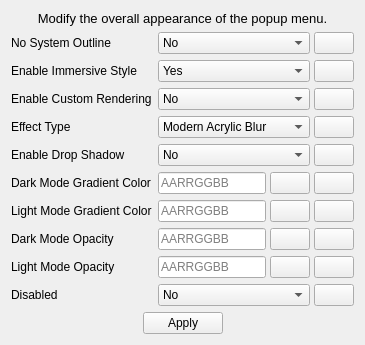
      <widget class="QWidget" name="tab_3">
       <attribute name="title">
        <string>Menu</string>
       </attribute>
       <layout class="QVBoxLayout" name="verticalLayout_3" stretch="0,1,0">
        <item>
         <widget class="QLabel" name="description3">
          <property name="font">
           <font>
            <pointsize>10</pointsize>
           </font>
          </property>
          <property name="text">
           <string>Modify the overall appearance of the popup menu.</string>
          </property>
          <property name="alignment">
           <set>Qt::AlignCenter</set>
          </property>
          <property name="wordWrap">
           <bool>true</bool>
          </property>
         </widget>
        </item>
        <item>
         <layout class="QFormLayout" name="formLayout_4">
          <item row="0" column="0">
           <widget class="QLabel" name="label_20">
            <property name="text">
             <string>No System Outline</string>
            </property>
           </widget>
          </item>
          <item row="0" column="1">
           <layout class="QHBoxLayout" name="horizontalLayout_25" stretch="1,0">
            <property name="spacing">
             <number>4</number>
            </property>
            <item>
             <widget class="QComboBox" name="noSystemOutline">
              <item>
               <property name="text">
                <string>No</string>
               </property>
              </item>
              <item>
               <property name="text">
                <string>Yes</string>
               </property>
              </item>
             </widget>
            </item>
            <item>
             <widget class="QPushButton" name="reset_system_outline">
              <property name="text">
               <string/>
              </property>
              <property name="icon">
               <iconset>
                <normaloff>Assets/View-refresh.svg.png</normaloff>Assets/View-refresh.svg.png</iconset>
              </property>
             </widget>
            </item>
           </layout>
          </item>
          <item row="1" column="0">
           <widget class="QLabel" name="label_21">
            <property name="text">
             <string>Enable Immersive Style</string>
            </property>
           </widget>
          </item>
          <item row="1" column="1">
           <layout class="QHBoxLayout" name="horizontalLayout_26" stretch="1,0">
            <property name="spacing">
             <number>4</number>
            </property>
            <item>
             <widget class="QComboBox" name="enableImmersiveStyle">
              <property name="currentIndex">
               <number>1</number>
              </property>
              <item>
               <property name="text">
                <string>No</string>
               </property>
              </item>
              <item>
               <property name="text">
                <string>Yes</string>
               </property>
              </item>
             </widget>
            </item>
            <item>
             <widget class="QPushButton" name="reset_immersive_style">
              <property name="text">
               <string/>
              </property>
              <property name="icon">
               <iconset>
                <normaloff>Assets/View-refresh.svg.png</normaloff>Assets/View-refresh.svg.png</iconset>
              </property>
             </widget>
            </item>
           </layout>
          </item>
          <item row="2" column="0">
           <widget class="QLabel" name="label_22">
            <property name="text">
             <string>Enable Custom Rendering</string>
            </property>
           </widget>
          </item>
          <item row="2" column="1">
           <layout class="QHBoxLayout" name="horizontalLayout_27" stretch="1,0">
            <property name="spacing">
             <number>4</number>
            </property>
            <item>
             <widget class="QComboBox" name="enableCustomRendering1">
              <item>
               <property name="text">
                <string>No</string>
               </property>
              </item>
              <item>
               <property name="text">
                <string>Yes</string>
               </property>
              </item>
             </widget>
            </item>
            <item>
             <widget class="QPushButton" name="reset_custom_rendering">
              <property name="text">
               <string/>
              </property>
              <property name="icon">
               <iconset>
                <normaloff>Assets/View-refresh.svg.png</normaloff>Assets/View-refresh.svg.png</iconset>
              </property>
             </widget>
            </item>
           </layout>
          </item>
          <item row="3" column="0">
           <widget class="QLabel" name="label_23">
            <property name="text">
             <string>Effect Type</string>
            </property>
           </widget>
          </item>
          <item row="3" column="1">
           <layout class="QHBoxLayout" name="horizontalLayout_28" stretch="1,0">
            <property name="spacing">
             <number>4</number>
            </property>
            <item>
             <widget class="QComboBox" name="effectType3">
              <property name="currentIndex">
               <number>5</number>
              </property>
              <item>
               <property name="text">
                <string>Disable</string>
               </property>
              </item>
              <item>
               <property name="text">
                <string>Transparent</string>
               </property>
              </item>
              <item>
               <property name="text">
                <string>Solid</string>
               </property>
              </item>
              <item>
               <property name="text">
                <string>Blur</string>
               </property>
              </item>
              <item>
               <property name="text">
                <string>Classic Acrylic Blur</string>
               </property>
              </item>
              <item>
               <property name="text">
                <string>Modern Acrylic Blur</string>
               </property>
              </item>
              <item>
               <property name="text">
                <string>Acrylic</string>
               </property>
              </item>
              <item>
               <property name="text">
                <string>Mica</string>
               </property>
              </item>
              <item>
               <property name="text">
                <string>Mica Alt</string>
               </property>
              </item>
             </widget>
            </item>
            <item>
             <widget class="QPushButton" name="reset_effect_type3">
              <property name="text">
               <string/>
              </property>
              <property name="icon">
               <iconset>
                <normaloff>Assets/View-refresh.svg.png</normaloff>Assets/View-refresh.svg.png</iconset>
              </property>
             </widget>
            </item>
           </layout>
          </item>
          <item row="4" column="0">
           <widget class="QLabel" name="label_24">
            <property name="text">
             <string>Enable Drop Shadow</string>
            </property>
           </widget>
          </item>
          <item row="4" column="1">
           <layout class="QHBoxLayout" name="horizontalLayout_29" stretch="1,0">
            <property name="spacing">
             <number>4</number>
            </property>
            <item>
             <widget class="QComboBox" name="enableDropShadow3">
              <item>
               <property name="text">
                <string>No</string>
               </property>
              </item>
              <item>
               <property name="text">
                <string>Yes</string>
               </property>
              </item>
             </widget>
            </item>
            <item>
             <widget class="QPushButton" name="reset_drop_shadow3">
              <property name="text">
               <string/>
              </property>
              <property name="icon">
               <iconset>
                <normaloff>Assets/View-refresh.svg.png</normaloff>Assets/View-refresh.svg.png</iconset>
              </property>
             </widget>
            </item>
           </layout>
          </item>
          <item row="5" column="0">
           <widget class="QLabel" name="label_25">
            <property name="text">
             <string>Dark Mode Gradient Color</string>
            </property>
           </widget>
          </item>
          <item row="5" column="1">
           <layout class="QHBoxLayout" name="horizontalLayout_30" stretch="1,0,0">
            <property name="spacing">
             <number>4</number>
            </property>
            <item>
             <widget class="QLineEdit" name="darkModeGradientColor3">
              <property name="toolTip">
               <string/>
              </property>
              <property name="layoutDirection">
               <enum>Qt::LeftToRight</enum>
              </property>
              <property name="placeholderText">
               <string>AARRGGBB</string>
              </property>
             </widget>
            </item>
            <item>
             <widget class="QPushButton" name="dark_mode_gradient_color_picker3">
              <property name="text">
               <string/>
              </property>
              <property name="icon">
               <iconset>
                <normaloff>Assets/2867978.png</normaloff>Assets/2867978.png</iconset>
              </property>
             </widget>
            </item>
            <item>
             <widget class="QPushButton" name="reset_dark_mode_gradient_color3">
              <property name="text">
               <string/>
              </property>
              <property name="icon">
               <iconset>
                <normaloff>Assets/View-refresh.svg.png</normaloff>Assets/View-refresh.svg.png</iconset>
              </property>
             </widget>
            </item>
           </layout>
          </item>
          <item row="6" column="0">
           <widget class="QLabel" name="label_26">
            <property name="text">
             <string>Light Mode Gradient Color</string>
            </property>
           </widget>
          </item>
          <item row="6" column="1">
           <layout class="QHBoxLayout" name="horizontalLayout_31" stretch="1,0,0">
            <property name="spacing">
             <number>4</number>
            </property>
            <item>
             <widget class="QLineEdit" name="lightModeGradientColor3">
              <property name="toolTip">
               <string/>
              </property>
              <property name="layoutDirection">
               <enum>Qt::LeftToRight</enum>
              </property>
              <property name="placeholderText">
               <string>AARRGGBB</string>
              </property>
             </widget>
            </item>
            <item>
             <widget class="QPushButton" name="light_mode_gradient_color_picker3">
              <property name="text">
               <string/>
              </property>
              <property name="icon">
               <iconset>
                <normaloff>Assets/2867978.png</normaloff>Assets/2867978.png</iconset>
              </property>
             </widget>
            </item>
            <item>
             <widget class="QPushButton" name="reset_light_mode_gradient_color3">
              <property name="text">
               <string/>
              </property>
              <property name="icon">
               <iconset>
                <normaloff>Assets/View-refresh.svg.png</normaloff>Assets/View-refresh.svg.png</iconset>
              </property>
             </widget>
            </item>
           </layout>
          </item>
          <item row="7" column="0">
           <widget class="QLabel" name="label_27">
            <property name="text">
             <string>Dark Mode Opacity</string>
            </property>
           </widget>
          </item>
          <item row="7" column="1">
           <layout class="QHBoxLayout" name="horizontalLayout_32" stretch="1,0,0">
            <property name="spacing">
             <number>4</number>
            </property>
            <item>
             <widget class="QLineEdit" name="darkModeOpacity3">
              <property name="toolTip">
               <string/>
              </property>
              <property name="layoutDirection">
               <enum>Qt::LeftToRight</enum>
              </property>
              <property name="placeholderText">
               <string>AARRGGBB</string>
              </property>
             </widget>
            </item>
            <item>
             <widget class="QPushButton" name="dark_mode_opacity_picker3">
              <property name="text">
               <string/>
              </property>
              <property name="icon">
               <iconset>
                <normaloff>Assets/2867978.png</normaloff>Assets/2867978.png</iconset>
              </property>
             </widget>
            </item>
            <item>
             <widget class="QPushButton" name="reset_dark_mode_opacity3">
              <property name="text">
               <string/>
              </property>
              <property name="icon">
               <iconset>
                <normaloff>Assets/View-refresh.svg.png</normaloff>Assets/View-refresh.svg.png</iconset>
              </property>
             </widget>
            </item>
           </layout>
          </item>
          <item row="8" column="0">
           <widget class="QLabel" name="label_28">
            <property name="text">
             <string>Light Mode Opacity</string>
            </property>
           </widget>
          </item>
          <item row="8" column="1">
           <layout class="QHBoxLayout" name="horizontalLayout_33" stretch="1,0,0">
            <property name="spacing">
             <number>4</number>
            </property>
            <item>
             <widget class="QLineEdit" name="lightModeOpacity3">
              <property name="toolTip">
               <string/>
              </property>
              <property name="statusTip">
               <string/>
              </property>
              <property name="layoutDirection">
               <enum>Qt::LeftToRight</enum>
              </property>
              <property name="placeholderText">
               <string>AARRGGBB</string>
              </property>
             </widget>
            </item>
            <item>
             <widget class="QPushButton" name="light_mode_opacity_picker3">
              <property name="text">
               <string/>
              </property>
              <property name="icon">
               <iconset>
                <normaloff>Assets/2867978.png</normaloff>Assets/2867978.png</iconset>
              </property>
             </widget>
            </item>
            <item>
             <widget class="QPushButton" name="reset_light_mode_opacity3">
              <property name="text">
               <string/>
              </property>
              <property name="icon">
               <iconset>
                <normaloff>Assets/View-refresh.svg.png</normaloff>Assets/View-refresh.svg.png</iconset>
              </property>
             </widget>
            </item>
           </layout>
          </item>
          <item row="9" column="0">
           <widget class="QLabel" name="label_29">
            <property name="text">
             <string>Disabled</string>
            </property>
           </widget>
          </item>
          <item row="9" column="1">
           <layout class="QHBoxLayout" name="horizontalLayout_34" stretch="1,0">
            <property name="spacing">
             <number>4</number>
            </property>
            <item>
             <widget class="QComboBox" name="disabledEffect3">
              <item>
               <property name="text">
                <string>No</string>
               </property>
              </item>
              <item>
               <property name="text">
                <string>Yes</string>
               </property>
              </item>
             </widget>
            </item>
            <item>
             <widget class="QPushButton" name="reset_disabled3">
              <property name="text">
               <string/>
              </property>
              <property name="icon">
               <iconset>
                <normaloff>Assets/View-refresh.svg.png</normaloff>Assets/View-refresh.svg.png</iconset>
              </property>
             </widget>
            </item>
           </layout>
          </item>
         </layout>
        </item>
        <item>
         <layout class="QHBoxLayout" name="horizontalLayout_4">
          <item>
           <spacer name="horizontalSpacer_5">
            <property name="orientation">
             <enum>Qt::Horizontal</enum>
            </property>
            <property name="sizeHint" stdset="0">
             <size>
              <width>40</width>
              <height>20</height>
             </size>
            </property>
           </spacer>
          </item>
          <item>
           <widget class="QPushButton" name="applyButton3">
            <property name="cursor">
             <cursorShape>PointingHandCursor</cursorShape>
            </property>
            <property name="text">
             <string>Apply</string>
            </property>
           </widget>
          </item>
          <item>
           <spacer name="horizontalSpacer_6">
            <property name="orientation">
             <enum>Qt::Horizontal</enum>
            </property>
            <property name="sizeHint" stdset="0">
             <size>
              <width>40</width>
              <height>20</height>
             </size>
            </property>
           </spacer>
          </item>
         </layout>
        </item>
       </layout>
      </widget>
